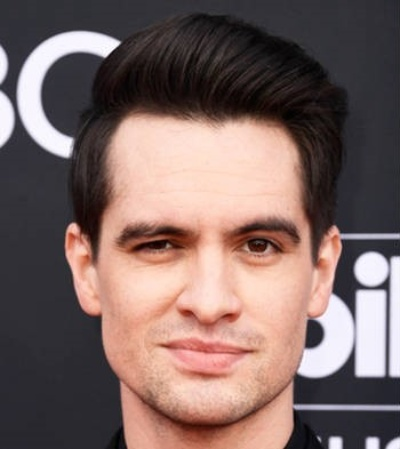
#> input picture images/skin_tone/1_BGR.jpg, 400 x 449 px
$ python -i skin_detection.py   (imports and definitions only)
#> lines starting #> are read from the running program, lines starting #| are printed output that depends on the picture; after the words box and inside, x2 and y2 are one past the last pixel; in counts of white or black regions, pixels touching at a corner belong together
import cv2
import numpy as np
import pandas as pd
import matplotlib.pyplot as plt
from sklearn.cluster import KMeans

pd.options.mode.chained_assignment = None  # default='warn'

# main


def skin_detection(img_path):
    try:
        print(f"Starting skin detection for: {img_path}")
        original = read_image(img_path)
#> in read_image, img_BGR is the input picture: shape (449, 400, 3); mean B, G, R 99.5, 103.1, 124.8
#> in read_image, `img_BGR = cv2.resize(img_BGR, (375, 500))`:
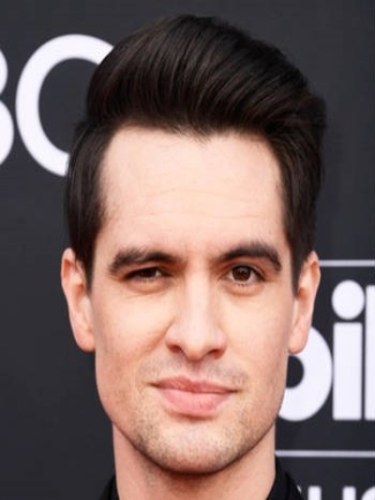
#> img_BGR: shape (500, 375, 3); mean B, G, R 99.4, 102.9, 124.7
        if original is None:
            # Use cv2 error handling convention if available, otherwise raise ValueError
            # cv2.error might provide more details if the read failed internally
            raise ValueError(f"Could not read image file via cv2: {img_path}")
        print("Image read successfully.")

        try:
            images = image_conversions(original)
            print("Image conversions done.")
        except Exception as e_conv:
            print(f"!!! ERROR during image_conversions: {e_conv}")
            raise e_conv # Re-raise

        try:
            height, width = skin_predict(images)
            print("Skin prediction done.")
        except Exception as e_pred:
            print(f"!!! ERROR during skin_predict: {e_pred}")
            raise e_pred # Re-raise

        try:
            dframe, dframe_removed = dataframe(images)
            print("Dataframe creation done.")
        except Exception as e_df:
            print(f"!!! ERROR during dataframe creation: {e_df}")
            raise e_df # Re-raise

        try:
            # Check if dframe is empty before clustering
            if dframe.empty:
                 raise ValueError("DataFrame for clustering is empty after filtering black pixels.")
            # Update variable name to receive center instead of row
            skin_cluster_center, skin_cluster_label = skin_cluster(dframe)
            print("Skin clustering done.")
        except Exception as e_clust:
            print(f"!!! ERROR during skin_cluster: {e_clust}")
            raise e_clust # Re-raise

        try:
            cluster_label_mat = cluster_matrix(
                dframe, dframe_removed, skin_cluster_label, height, width)
            print("Cluster matrix created.")
        except Exception as e_mat:
            print(f"!!! ERROR during cluster_matrix: {e_mat}")
            raise e_mat # Re-raise

        # Use the returned center
        result = np.delete(skin_cluster_center, -1)
        print(f"Skin detection successful. Result shape: {result.shape}")
        return result
    except Exception as e:
        # This outer catch logs any error from the inner blocks or the initial read
        print(f"!!! OVERALL ERROR in skin_detection for {img_path}: {e}")
        raise e # Re-raise for Flask handler

# display an image plus label and wait for key press to continue


def display_image(image, name):
    window_name = name
    cv2.namedWindow(window_name)
    cv2.imshow(window_name, image)
    cv2.waitKey()
    cv2.destroyAllWindows()

# segment using otsu binarization and thresholding


def thresholding(images):
    histogram, bin_edges = np.histogram(
        images["grayscale"].ravel(), 256, [0, 256])
#> histogram = 256 values, max 8078 at index 51, min 0 at index 0, mean 732.4; bin_edges = 257 values from 0 to 256
    Totsu, threshold_image_otsu = cv2.threshold(
        images["grayscale"], 0, 255, cv2.THRESH_BINARY_INV + cv2.THRESH_OTSU)
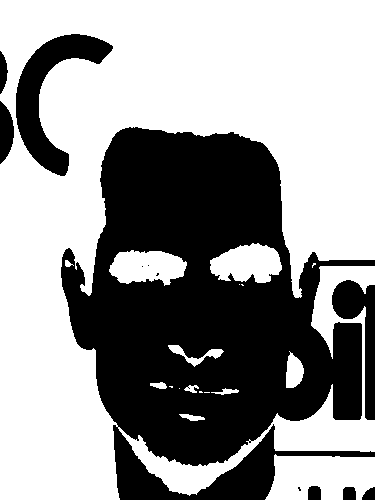
#> threshold_image_otsu: shape (500, 375); 59.2% white; 12 black regions (4 under 20 px), largest, box (x1, y1, x2, y2) and area: (61, 127, 375, 500) 68284, (16, 34, 113, 176) 4601, (332, 280, 375, 420) 2343
#> Totsu = 123
    Tmax = np.where(histogram[:] == max(histogram[:]))[0][0]
#> Tmax = 51
    Tfinal = round((Tmax + Totsu)/2) if Tmax > 10 else round((Tmax + Totsu)/4)
#> Tfinal = 87

    # plot_histogram(histogram, bin_edges, Totsu, Tmax, Tfinal)

    threshold_type = (cv2.THRESH_BINARY if Tmax <
                      220 else cv2.THRESH_BINARY_INV)
#> threshold_type = 0
    Tfinal, threshold_image = cv2.threshold(
        images["grayscale"], Tfinal, 255, threshold_type)
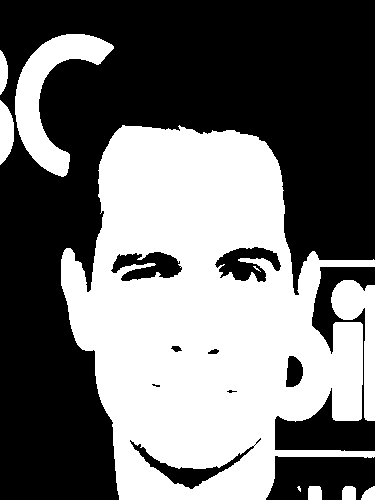
#> threshold_image: shape (500, 375); 44.2% white; 10 white regions (2 under 20 px), largest, box (x1, y1, x2, y2) and area: (61, 125, 375, 500) 74046, (15, 34, 114, 177) 4889, (331, 280, 375, 421) 2528

    masked_img = cv2.bitwise_and(
        images["BGR"], images["BGR"], mask=threshold_image)
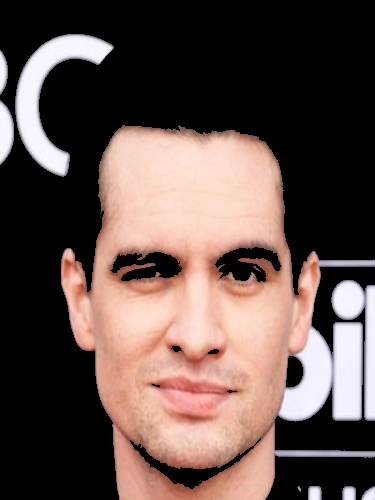
#> masked_img: shape (500, 375, 3); mean of channels 0, 1, 2 74.9, 80.3, 98.9; drawn as B, G, R
#> in skin_detection, `images = image_conversions(original)`: images = 5 items
    return masked_img

# Plot Histogram and Threshold values


def plot_histogram(histogram, bin_edges, Totsu, Tmax, Tfinal):
    plt.figure()
    plt.title("Image Histogram")
    plt.xlabel("pixel value")
    plt.ylabel("pixel frequency")
    plt.xlim([0, 256])
    plt.plot(bin_edges[0:-1], histogram)  # <- or here
    plt.axvline(x=Tmax, label="Tmax", color='red', linestyle="--")
    plt.axvline(x=Totsu, label="Totsu", color='green', linestyle="--")
    plt.axvline(x=Tfinal, label="Tfinal", color='yellow', linestyle="-")
    plt.legend()
    plt.show()

# Display all images


def display_all_images(images):
    for key, value in images.items():
        display_image(value, key)

# read in image into openCV


def read_image(dir):
    image_path = dir
    img_BGR = cv2.imread(image_path, 3)
    img_BGR = cv2.resize(img_BGR, (375, 500))
    return img_BGR

# Grayscle and Thresholding and HSV & YCrCb color space conversions


def image_conversions(img_BGR):
    images = {
        "BGR": img_BGR,
        "grayscale": cv2.cvtColor(img_BGR, cv2.COLOR_BGR2GRAY)
    }
    images["thresholded"] = thresholding(images)
    images["HSV"] = cv2.cvtColor(
        images["thresholded"], cv2.COLOR_BGR2HSV)
    images["YCrCb"] = cv2.cvtColor(
        images["thresholded"], cv2.COLOR_BGR2YCrCb)
    return images


# Predict skin pixels
def skin_predict(images):
    height, width = images["grayscale"].shape
#> height = 500; width = 375
    images["skin_predict"] = images["grayscale"]

    for i in range(height):
        for j in range(width):
            if((images["HSV"].item(i, j, 0) <= 170) and (140 <= images["YCrCb"].item(i, j, 1) <= 170) and (90 <= images["YCrCb"].item(i, j, 2) <= 120)):
                images["skin_predict"][i, j] = 255
            else:
                images["skin_predict"][i, j] = 0
#> after the loop, images = 6 items
#> in skin_detection, `height, width = skin_predict(images)`: height = 500; width = 375
#> in skin_detection, `dframe, dframe_removed = dataframe(images)`: dframe = table of 82817 rows and 4 columns; dframe_removed = table of 104683 rows and 4 columns
#> in skin_detection, `skin_cluster_center, skin_cluster_label = skin_cluster(dframe)`: skin_cluster_center = [8.13, 154.7, 110.3, 255]; skin_cluster_label = 0
    return height, width

# Contruction the dataframe for K-means clustering


def dataframe(images):
    dframe = pd.DataFrame()
    dframe['H'] = images["HSV"].reshape([-1, 3])[:, 0]

    # Getting the y-x coordintated
    # gray = cv2.cvtColor(images["thresholded"], cv2.COLOR_BGR2GRAY)
    # yx_coords = np.column_stack(np.where(gray >= 0))
    # dframe['Y'] = yx_coords[:, 0]
    # dframe['X'] = yx_coords[:, 1]

    dframe['Cr'] = images["YCrCb"].reshape([-1, 3])[:, 1]
    dframe['Cb'] = images["YCrCb"].reshape([-1, 3])[:, 2]
    dframe['I'] = images["skin_predict"].reshape(
        [1, images["skin_predict"].size])[0]

    # Remove Black pixels - which are already segmented
    dframe_removed = dframe[dframe['H'] == 0]
    dframe.drop(dframe[dframe['H'] == 0].index, inplace=True)
    return dframe, dframe_removed

# cluster skin pixels using K-means


def skin_cluster(dframe):
    # Ensure data is float32 for KMeans
    dframe_float = dframe.astype(np.float32)

    # K-means - Use n_init=10 explicitly
    kmeans = KMeans(
        init="random",
        n_clusters=3,
        n_init=10, # Explicitly set n_init=10 (or 'auto' in very new versions)
        max_iter=100,
        random_state=42
    )
    # Fit on the float32 data
    kmeans.fit(dframe_float)

    # Get the skin cluster label - robustly find the index with the highest 'I' value
    km_cc = kmeans.cluster_centers_ # Cluster centers are float64 by default
    if km_cc.shape[0] == 0:
        raise ValueError("KMeans clustering resulted in zero cluster centers.")

    # Find the index (label) of the cluster center with the maximum 'I' value (last column)
    skin_cluster_label = np.argmax(km_cc[:, -1])
    skin_cluster_center = km_cc[skin_cluster_label] # Get the center corresponding to that label

    print(f"Skin cluster label identified: {skin_cluster_label}")
    print(f"Skin cluster center identified: {skin_cluster_center}")


    # Add cluster-label column to the original dataframe (dframe, not dframe_float)
    dframe['cluster'] = kmeans.labels_
    # Return the identified center and its label
    return skin_cluster_center, skin_cluster_label


# Append removed pixels to the dataframe and get cluster matrix
def cluster_matrix(dframe, dframe_removed, skin_cluster_label, height, width):
#> called with skin_cluster_label = 0, height = 500, width = 375
    dframe_removed['cluster'] = np.full((len(dframe_removed.index), 1), -1)
    dframe = pd.concat([dframe, dframe_removed]).sort_index()
    dframe['cluster'] = (dframe['cluster'] ==
                         skin_cluster_label).astype(int) * 255
    cluster_label_mat = np.asarray(
        dframe['cluster'].values.reshape(height, width), dtype=np.uint8)
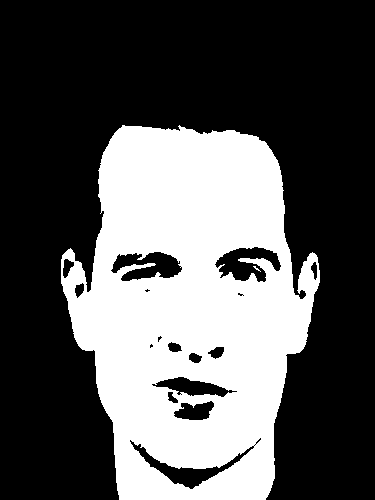
#> cluster_label_mat: shape (500, 375); 34.5% white; 2 white regions (1 under 20 px), largest, box (x1, y1, x2, y2) and area: (61, 125, 320, 500) 64767
    return cluster_label_mat

# final segmentation


def final_segment(images, cluster_label_mat):
    final_segment_img = cv2.bitwise_and(
        images["BGR"], images["BGR"], mask=cluster_label_mat)
    display_image(final_segment_img, "final segmentation")


# print(skin_detection("images\Optimized-selfieNig-cropped.jpg"))

>>> result = skin_detection('../../../images/skin_tone/1_BGR.jpg')
#> in skin_detection, `result = np.delete(skin_cluster_center, -1)`: result = [8.13, 154.7, 110.3]
#| Skin detection successful. Result shape: (3,)
#> result = [8.13, 154.7, 110.3]
